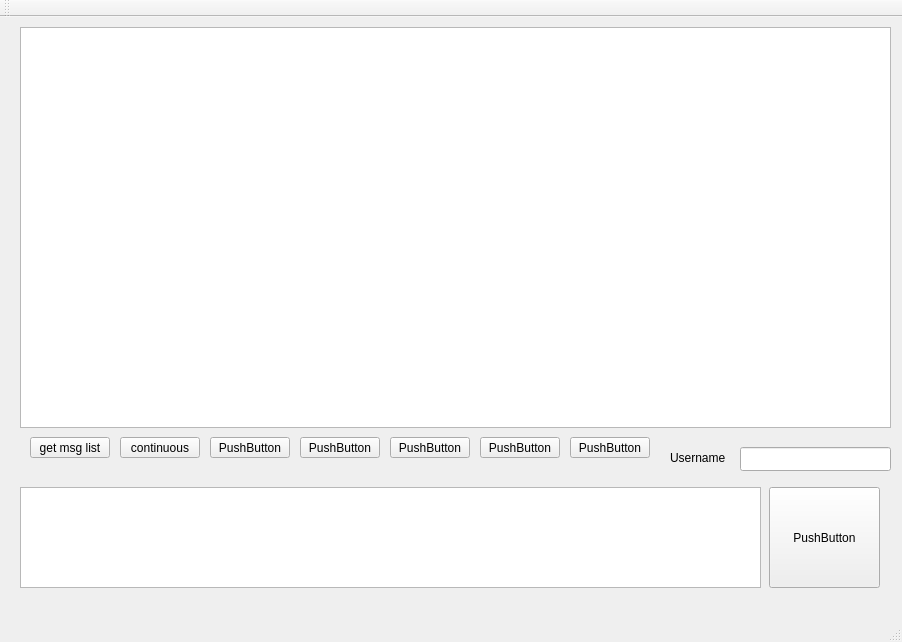
<?xml version="1.0" encoding="UTF-8"?>
<ui version="4.0">
 <class>MainWindow</class>
 <widget class="QMainWindow" name="MainWindow">
  <property name="geometry">
   <rect>
    <x>0</x>
    <y>0</y>
    <width>902</width>
    <height>642</height>
   </rect>
  </property>
  <property name="windowTitle">
   <string>MainWindow</string>
  </property>
  <widget class="QWidget" name="centralWidget">
   <widget class="QPushButton" name="pushButton_send">
    <property name="geometry">
     <rect>
      <x>769</x>
      <y>470</y>
      <width>111</width>
      <height>101</height>
     </rect>
    </property>
    <property name="text">
     <string>PushButton</string>
    </property>
   </widget>
   <widget class="QTextEdit" name="textEdit_input">
    <property name="geometry">
     <rect>
      <x>20</x>
      <y>470</y>
      <width>741</width>
      <height>101</height>
     </rect>
    </property>
   </widget>
   <widget class="QTextEdit" name="textEdit_history">
    <property name="geometry">
     <rect>
      <x>20</x>
      <y>10</y>
      <width>871</width>
      <height>401</height>
     </rect>
    </property>
   </widget>
   <widget class="QPushButton" name="pushButton_gmsglist">
    <property name="geometry">
     <rect>
      <x>30</x>
      <y>420</y>
      <width>80</width>
      <height>21</height>
     </rect>
    </property>
    <property name="text">
     <string>get msg list</string>
    </property>
   </widget>
   <widget class="QPushButton" name="pushButton_2">
    <property name="geometry">
     <rect>
      <x>120</x>
      <y>420</y>
      <width>80</width>
      <height>21</height>
     </rect>
    </property>
    <property name="text">
     <string>continuous</string>
    </property>
   </widget>
   <widget class="QPushButton" name="pushButton_3">
    <property name="geometry">
     <rect>
      <x>210</x>
      <y>420</y>
      <width>80</width>
      <height>21</height>
     </rect>
    </property>
    <property name="text">
     <string>PushButton</string>
    </property>
   </widget>
   <widget class="QPushButton" name="pushButton_4">
    <property name="geometry">
     <rect>
      <x>300</x>
      <y>420</y>
      <width>80</width>
      <height>21</height>
     </rect>
    </property>
    <property name="text">
     <string>PushButton</string>
    </property>
   </widget>
   <widget class="QPushButton" name="pushButton_5">
    <property name="geometry">
     <rect>
      <x>390</x>
      <y>420</y>
      <width>80</width>
      <height>21</height>
     </rect>
    </property>
    <property name="text">
     <string>PushButton</string>
    </property>
   </widget>
   <widget class="QPushButton" name="pushButton_6">
    <property name="geometry">
     <rect>
      <x>480</x>
      <y>420</y>
      <width>80</width>
      <height>21</height>
     </rect>
    </property>
    <property name="text">
     <string>PushButton</string>
    </property>
   </widget>
   <widget class="QPushButton" name="pushButton_7">
    <property name="geometry">
     <rect>
      <x>570</x>
      <y>420</y>
      <width>80</width>
      <height>21</height>
     </rect>
    </property>
    <property name="text">
     <string>PushButton</string>
    </property>
   </widget>
   <widget class="QLineEdit" name="lineEdit_uname">
    <property name="geometry">
     <rect>
      <x>740</x>
      <y>430</y>
      <width>151</width>
      <height>24</height>
     </rect>
    </property>
   </widget>
   <widget class="QLabel" name="label">
    <property name="geometry">
     <rect>
      <x>670</x>
      <y>430</y>
      <width>61</width>
      <height>21</height>
     </rect>
    </property>
    <property name="text">
     <string>Username</string>
    </property>
   </widget>
  </widget>
  <widget class="QMenuBar" name="menuBar">
   <property name="geometry">
    <rect>
     <x>0</x>
     <y>0</y>
     <width>902</width>
     <height>18</height>
    </rect>
   </property>
  </widget>
  <widget class="QToolBar" name="mainToolBar">
   <attribute name="toolBarArea">
    <enum>TopToolBarArea</enum>
   </attribute>
   <attribute name="toolBarBreak">
    <bool>false</bool>
   </attribute>
  </widget>
  <widget class="QStatusBar" name="statusBar"/>
 </widget>
 <layoutdefault spacing="6" margin="11"/>
 <resources/>
 <connections/>
</ui>
